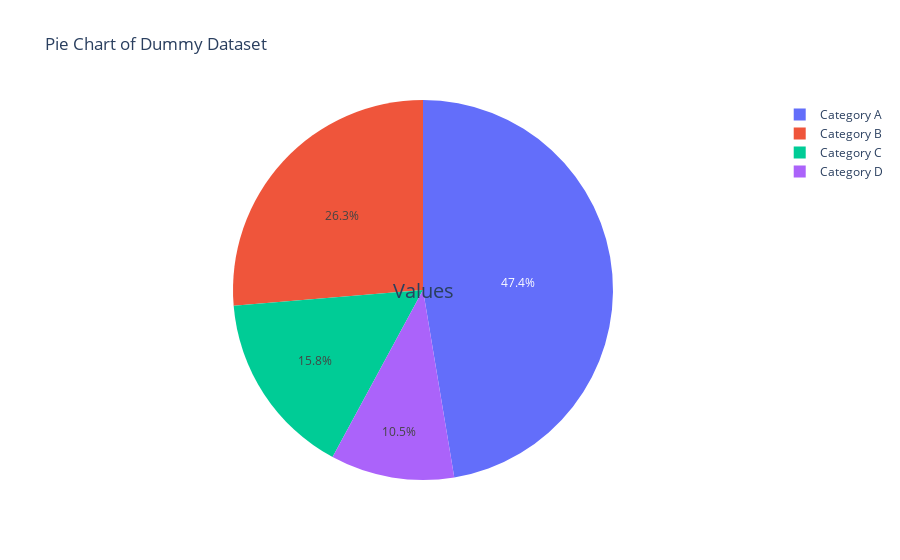

Write notebook code for a chart like this one.
### Code cell
import plotly.graph_objects as go


# Dummy dataset
data = {
    'Category': ['Category A', 'Category B', 'Category C', 'Category D'],
    'Values': [4500, 2500, 1500, 1000]
}


# Create a pie chart
fig = go.Figure(data=[go.Pie(labels=data['Category'], values=data['Values'])])


# Update the layout for better visualization
fig.update_layout(
    title_text='Pie Chart of Dummy Dataset',
    annotations=[dict(text='Values', x=0.5, y=0.5, font_size=20, showarrow=False)]
)


# Show the pie chart
fig.show()

### Figure 1 — Plotly figure (JSON) as saved in the notebook; plotly's stock layout.template omitted (floating-point values rounded to 4 significant figures)
{"data": [{"labels": ["Category A", "Category B", "Category C", "Category D"], "type": "pie", "values": [4500, 2500, 1500, 1000]}], "layout": {"annotations": [{"font": {"size": 20}, "showarrow": false, "text": "Values", "x": 0.5, "y": 0.5}], "title": {"text": "Pie Chart of Dummy Dataset"}}}
